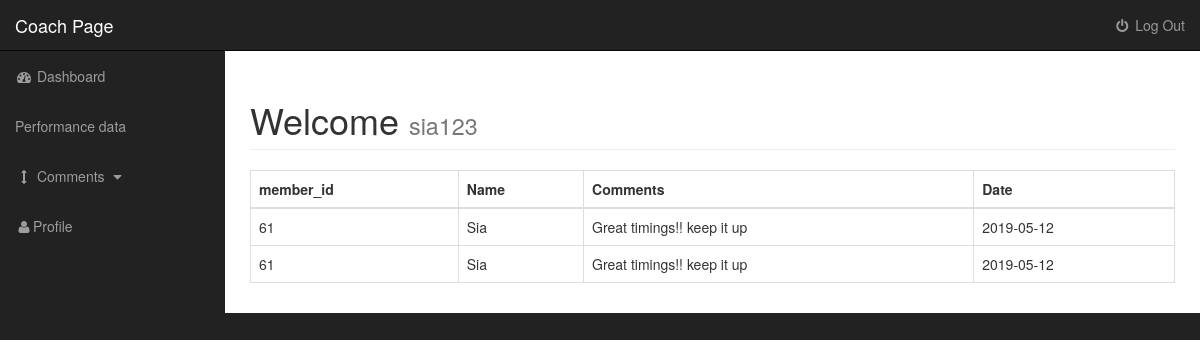
The app's page /memberss/users.php (signed in) with its own data.
### tables this page shows
CREATE TABLE `comment_box` (
  `id` int(11) NOT NULL,
  `member_id` int(11) NOT NULL,
  `name` varchar(255) NOT NULL,
  `comments` varchar(255) NOT NULL,
  `date_posted` date NOT NULL
);

### memberss/includes/view_all_users.php (the view, shortened to what this page needs)
<table class = "table table-bordered table-hover">
                            <thead>
                                <tr>
                                    <th>member_id</th>
                                    <th>Name</th>
                                    <th>Comments</th>
                                    <th>Date</th>
                                </tr>
                            </thead>
                            <tbody>
                             <?php
                             if(isset($_SESSION['user_id'])){
                              $user_id = $_SESSION['user_id'];
                              $query = "SELECT * FROM comment_box WHERE member_id = '$user_id'";
                             $select_members = mysqli_query($connection,$query);
                               while($row = mysqli_fetch_assoc($select_members)) {
                                   $member_id = $row['member_id'];
                                   $name = $row['name'];
                                   $comments = $row['comments'];
                                   $date_posted = $row['date_posted'];
                                   echo "<tr>";
                                   echo "<td>$member_id</td>";
                                   echo "<td>$name</td>";
                                   echo "<td>$comments</td>";
                                   echo "<td>$date_posted</td>";
                                   echo "</tr>";
                               }
                               }
                               ?>
                            </tbody>
                        </table>

### memberss/css/sb-admin.css (style rules this page uses)
body { margin-top: 100px; background-color: #222; }
@media (min-width:768px) { body { margin-top: 50px; } }

### records on screen
comment_box: member "61", name "Sia", comments "Great timings!! keep it up", date_posted "2019-05-12"
comment_box: member "61", name "Sia", comments "Great timings!! keep it up", date_posted "2019-05-12"

### other values on screen
$_SESSION['username'] "sia123"
